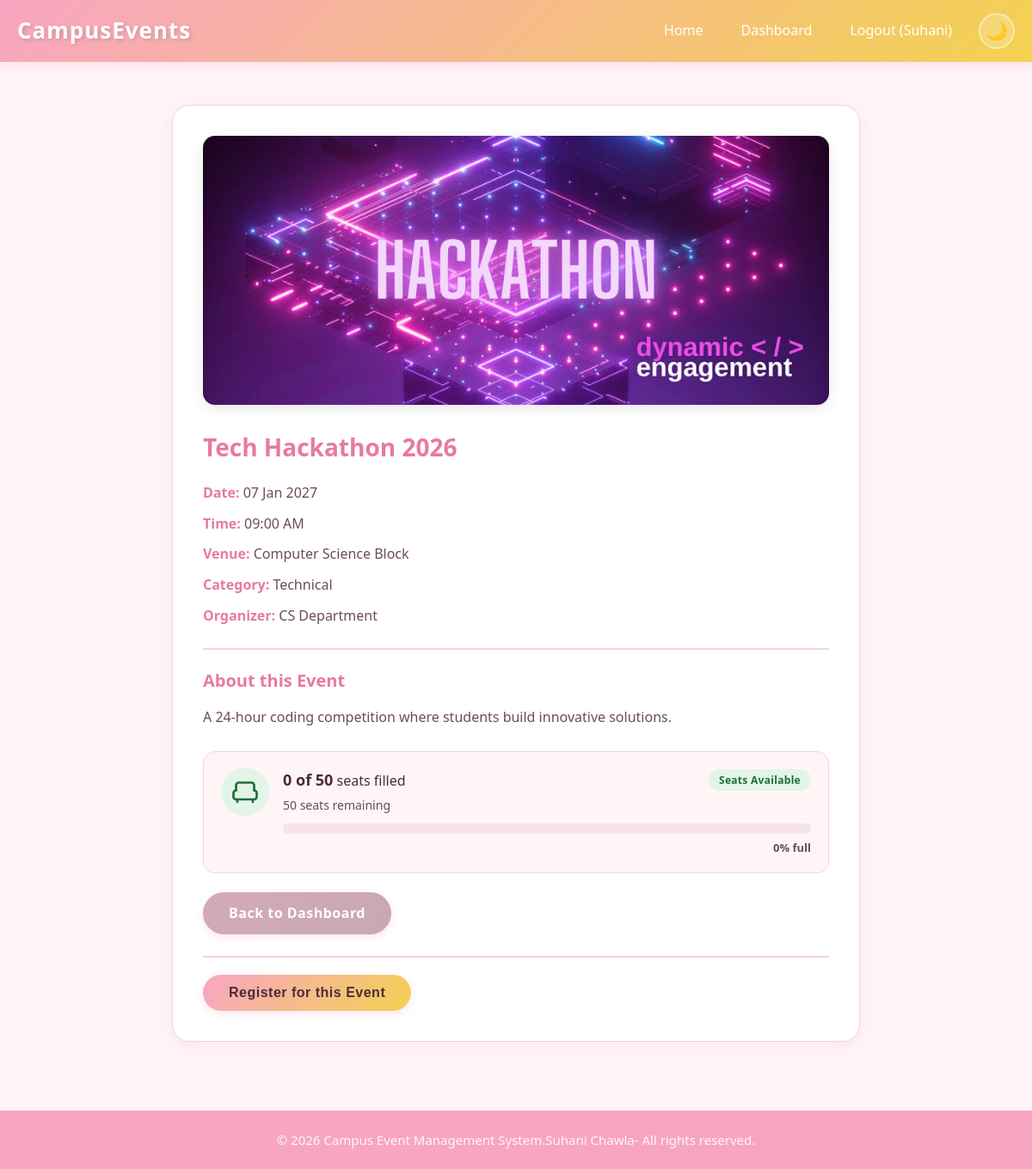
/dashboard.php?view=1 (signed in), run on the app's committed database.
### tables this page shows
CREATE TABLE `events` (
  `id` int(11) NOT NULL,
  `title` varchar(200) NOT NULL,
  `description` text DEFAULT NULL,
  `event_date` date NOT NULL,
  `event_time` time DEFAULT NULL,
  `venue` varchar(200) DEFAULT NULL,
  `category` varchar(100) DEFAULT NULL,
  `organizer` varchar(100) DEFAULT NULL,
  `image` varchar(255) DEFAULT NULL,
  `capacity` int(10) unsigned NOT NULL DEFAULT 50,
  `created_at` timestamp NOT NULL DEFAULT current_timestamp()
);

### includes/event_helpers.php (called while the page is built, shortened)
<?php
function get_seat_info($registered, $capacity) {
    $registered = max(0, (int)$registered);
    $capacity   = (int)$capacity;
    $seat = array(
        "unlimited"  => false,
        "registered" => $registered,
        "capacity"   => $capacity,
        "available"  => 0,
        "percent"    => 0,
        "label"      => "Seats Available",
        "class"      => "status-available"
    );
    $available = $capacity - $registered;
    $percent = (int)round(($registered / $capacity) * 100);
    $seat["available"] = $available;
    $seat["percent"]   = $percent;
    return $seat;
}

### dashboard.php (the view, shortened to what this page needs)
<?php
include 'includes/config.php';
include_once 'includes/event_helpers.php';
if (isset($_GET['view'])) {
    $event_id = (int)$_GET['view'];
    $stmt = mysqli_prepare($conn, "SELECT e.*, COUNT(r.id) AS registered_count
                                   FROM events e
                                   LEFT JOIN registrations r ON r.event_id = e.id
                                   WHERE e.id = ?
                                   GROUP BY e.id");
    $event = null;
    if ($stmt) {
        mysqli_stmt_bind_param($stmt, "i", $event_id);
        if (mysqli_stmt_execute($stmt)) {
            $result = mysqli_stmt_get_result($stmt);
            $event  = $result ? mysqli_fetch_assoc($result) : null;
        }
    }
    $already_registered = false;
    $seat    = get_seat_info(isset($event['registered_count']) ? $event['registered_count'] : 0,
                             isset($event['capacity']) ? $event['capacity'] : 0);
    $is_full = (!$seat['unlimited'] && $seat['available'] == 0);
    include 'includes/header.php';
?>
<div class="event-detail">
    <?php if ($event['image']) { ?>
        <img src="uploads/<?= $event['image'] ?>" alt="<?= htmlspecialchars($event['title']) ?>" class="event-detail-img">
    <?php } ?>
    <h1><?= htmlspecialchars($event['title']) ?></h1>
    <div class="event-info">
        <p><strong>Date:</strong> <?= date("d M Y", strtotime($event['event_date'])) ?></p>
        <p><strong>Time:</strong> <?= date("h:i A", strtotime($event['event_time'])) ?></p>
        <p><strong>Venue:</strong> <?= htmlspecialchars($event['venue']) ?></p>
        <p><strong>Category:</strong> <?= htmlspecialchars($event['category']) ?></p>
        <p><strong>Organizer:</strong> <?= htmlspecialchars($event['organizer']) ?></p>
    </div>
    <div class="event-description">
        <h3>About this Event</h3>
        <p><?= nl2br($event['description']) ?></p>
    </div>
    <?php if ($seat['unlimited']) { ?>
        <div class="seat-info status-available">
            <div class="seat-icon" aria-hidden="true">
                <svg xmlns="http://www.w3.org/2000/svg" viewBox="0 0 24 24" fill="none" stroke="currentColor" stroke-width="1.8" stroke-linecap="round" stroke-linejoin="round" width="36" height="36"><path d="M5 11V7a2 2 0 0 1 2-2h10a2 2 0 0 1 2 2v4"/><path d="M5 11a2 2 0 0 0-2 2v3a2 2 0 0 0 2 2h14a2 2 0 0 0 2-2v-3a2 2 0 0 0-2-2"/><path d="M6 18v2"/><path d="M18 18v2"/></svg>
            </div>
            <div class="seat-details">
                <div class="seat-headline">
                    <p class="seat-filled"><?= $seat['registered'] ?> students registered</p>
                    <span class="status-badge status-available">Seats Available</span>
                </div>
                <p class="seat-remaining">Open registration &ndash; no seat limit</p>
            </div>
        </div>
    <?php } else { ?>
        <div class="seat-info <?= $seat['class'] ?>">
            <div class="seat-icon" aria-hidden="true">
            </div>
            <div class="seat-details">
                <div class="seat-headline">
                    <p class="seat-filled"><strong><?= $seat['registered'] ?> of <?= $seat['capacity'] ?></strong> seats filled</p>
                    <span class="status-badge <?= $seat['class'] ?>"><?= $seat['label'] ?></span>
                </div>
                <p class="seat-remaining"><?= $seat['available'] ?> seats remaining</p>
                <div class="progress-bar progress-lg" role="progressbar"
                     aria-valuemin="0" aria-valuemax="100"
                     aria-valuenow="<?= $seat['percent'] ?>"
                     aria-label="<?= $seat['percent'] ?>% of seats filled">
                </div>
                <p class="seat-percent"><?= $seat['percent'] ?>% full</p>
            </div>
        </div>
    <?php } ?>
    <p><a href="dashboard.php" class="btn btn-secondary">Back to Dashboard</a></p>
    <div class="event-register-section">
        <?php if (!$already_registered && !$is_full) { ?>
            <form method="POST">
                <button type="submit" name="register_event" class="btn btn-primary">Register for this Event</button>
            </form>
        <?php } ?>
    </div>
</div>
<?php include 'includes/footer.php';
exit();
}
include 'includes/header.php';
?>
<?php include 'includes/footer.php'; ?>

### assets/css/style.css (style rules this page uses)
:root { --bg-primary: #fff5f7; --bg-secondary: #fff; --bg-card: #fff; --bg-navbar: linear-gradient(135deg, #f8a5c2, #f3d250); --bg-hero: linear-gradient(135deg, #f8a5c2, #f3d250); --bg-footer: #f8a5c2; --text-primary: #4a2c3a; --text-secondary: #6b4c5a; --text-light: #fff; --hero-text-color: #4a2c3a; --border-color: #f0d4dc; --shadow: 0 4px 20px rgba(248, 165, 194, 0.2); --shadow-hover: 0 8px 30px rgba(248, 165, 194, 0.3); --accent-pink: #f8a5c5; --accent-yellow: #f3d250; --accent-pink-dark: #e87a9e; --accent-yellow-dark: #e0c040; --input-bg: #fff; --table-hover: #fef0f4; --table-border: #f0d4dc; --alert-success-bg: #e8f8e8; --alert-success-text: #2d6a2d; --alert-error-bg: #fde8e8; --alert-error-text: #8a2d2d; --alert-info-bg: #e8f0fe; --alert-info-text: #2d5a8a; }
* { margin: 0; padding: 0; box-sizing: border-box; }
body { font-family: 'Segoe UI', Tahoma, Geneva, Verdana, sans-serif; background-color: var(--bg-primary); color: var(--text-primary); line-height: 1.6; transition: background-color 0.4s ease, color 0.4s ease; }
a { text-decoration: none; color: var(--accent-pink-dark); }
.btn { display: inline-block; padding: 12px 30px; border-radius: 50px; font-size: 16px; cursor: pointer; border: none; transition: all 0.3s ease; font-weight: 600; letter-spacing: 0.5px; box-shadow: 0 3px 10px rgba(248, 165, 194, 0.3); }
.btn-primary { background: linear-gradient(135deg, var(--accent-pink), var(--accent-yellow)); color: #4a2c3a; }
.btn-secondary { background: linear-gradient(135deg, #d4aabb, #c8a8b0); color: #fff; }
.event-detail { max-width: 800px; margin: 30px auto; background: var(--bg-card); padding: 35px; border-radius: 20px; box-shadow: var(--shadow); border: 1px solid var(--border-color); transition: background 0.3s ease, box-shadow 0.3s ease; }
.event-detail-img { width: 100%; max-height: 350px; object-fit: cover; border-radius: 14px; margin-bottom: 20px; box-shadow: 0 4px 15px rgba(0,0,0,0.1); }
.event-detail h1 { color: var(--accent-pink-dark); margin-bottom: 18px; font-size: 28px; }
.event-info p { margin-bottom: 10px; font-size: 16px; color: var(--text-secondary); }
.event-info strong { color: var(--accent-pink-dark); }
.event-description { margin: 25px 0; padding-top: 20px; border-top: 2px solid var(--border-color); }
.event-description h3 { margin-bottom: 12px; color: var(--accent-pink-dark); font-size: 20px; }
.event-description p { color: var(--text-secondary); line-height: 1.8; }
.event-register-section { margin-top: 25px; padding-top: 20px; border-top: 2px solid var(--border-color); }
.status-badge { display: inline-block; padding: 3px 12px; border-radius: 50px; font-size: 12px; font-weight: 700; letter-spacing: 0.3px; white-space: nowrap; transition: background-color 0.3s ease, color 0.3s ease; }
.status-available { background: #e3f4e8; color: #1e6f38; }
.progress-bar { width: 100%; height: 8px; border-radius: 999px; background: var(--cap-track); overflow: hidden; margin-top: 8px; }
.progress-lg { height: 12px; margin-top: 10px; }
.seat-info { --cap-track: #f6e3ec; display: flex; align-items: flex-start; gap: 16px; background: var(--bg-primary); border: 1px solid var(--border-color); border-radius: 14px; padding: 18px 20px; margin: 22px 0; }
.seat-icon { flex-shrink: 0; width: 56px; height: 56px; display: flex; align-items: center; justify-content: center; border-radius: 50%; transition: color 0.3s ease; }
.status-available .seat-icon { color: #1e6f38; background: #e3f4e8; }
.seat-details { flex: 1; min-width: 0; }
.seat-headline { display: flex; align-items: center; justify-content: space-between; gap: 10px; flex-wrap: wrap; }
.seat-filled { font-size: 16px; color: var(--text-primary); margin: 0; }
.seat-filled strong { font-size: 18px; }
.seat-remaining { font-size: 14px; color: var(--text-secondary); margin-top: 4px; }
.seat-percent { font-size: 13px; font-weight: 600; color: var(--text-secondary); margin-top: 6px; text-align: right; }

### data on the page
events: image (picture), title "Tech Hackathon 2026", event_date "07 Jan 2027", event_time "09:00 AM", venue "Computer Science Block", category "Technical", organizer "CS Department", description "A 24-hour coding competition where students build innovative solutions.", capacity "50"

### other printed values
$_SESSION['user_name'] "Suhani"
$seat['registered'] "0"
$seat['label'] "Seats Available"
$seat['percent'] "0"
